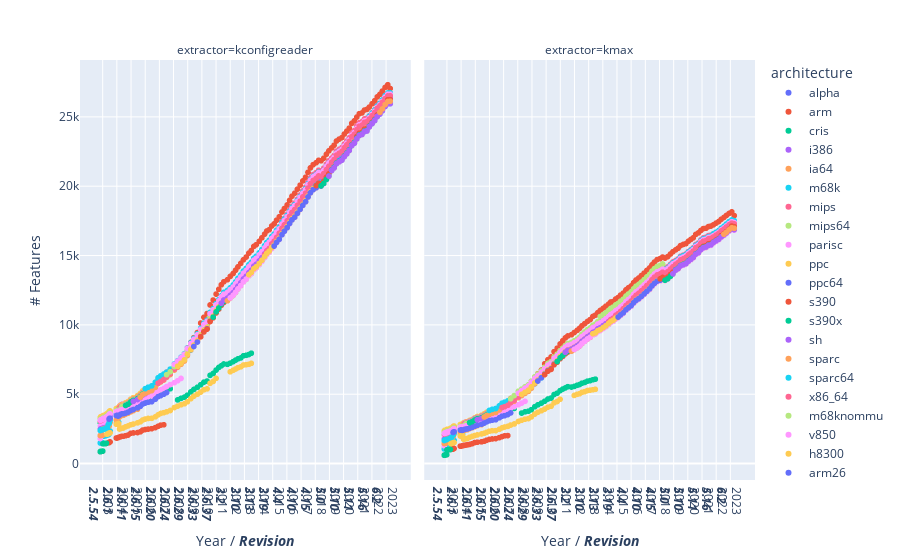

Here is the notebook cell this chart was saved with:
### Code cell
fig = px.scatter(
    df_kconfig,
    x='committer_date',
    y='model-features',
    trendline='ols',
    color='extractor'
)
print("~#features added per week (kconfigreader): " + str(int(added_weekly(fig, 0))))
print("~#features added per week (kmax): " + str(int(added_weekly(fig, 1))))
fig = px.scatter(
    df_kconfig,
    x='committer_date',
    y='model-features',
    facet_col='extractor',
    color='architecture',
    labels={'committer_date': 'Year / <em>Revision</em>', 'model-features': '# Features'},
    hover_data=['revision', 'architecture']
)
committer_date_axis(df_kconfig, fig)
fig
